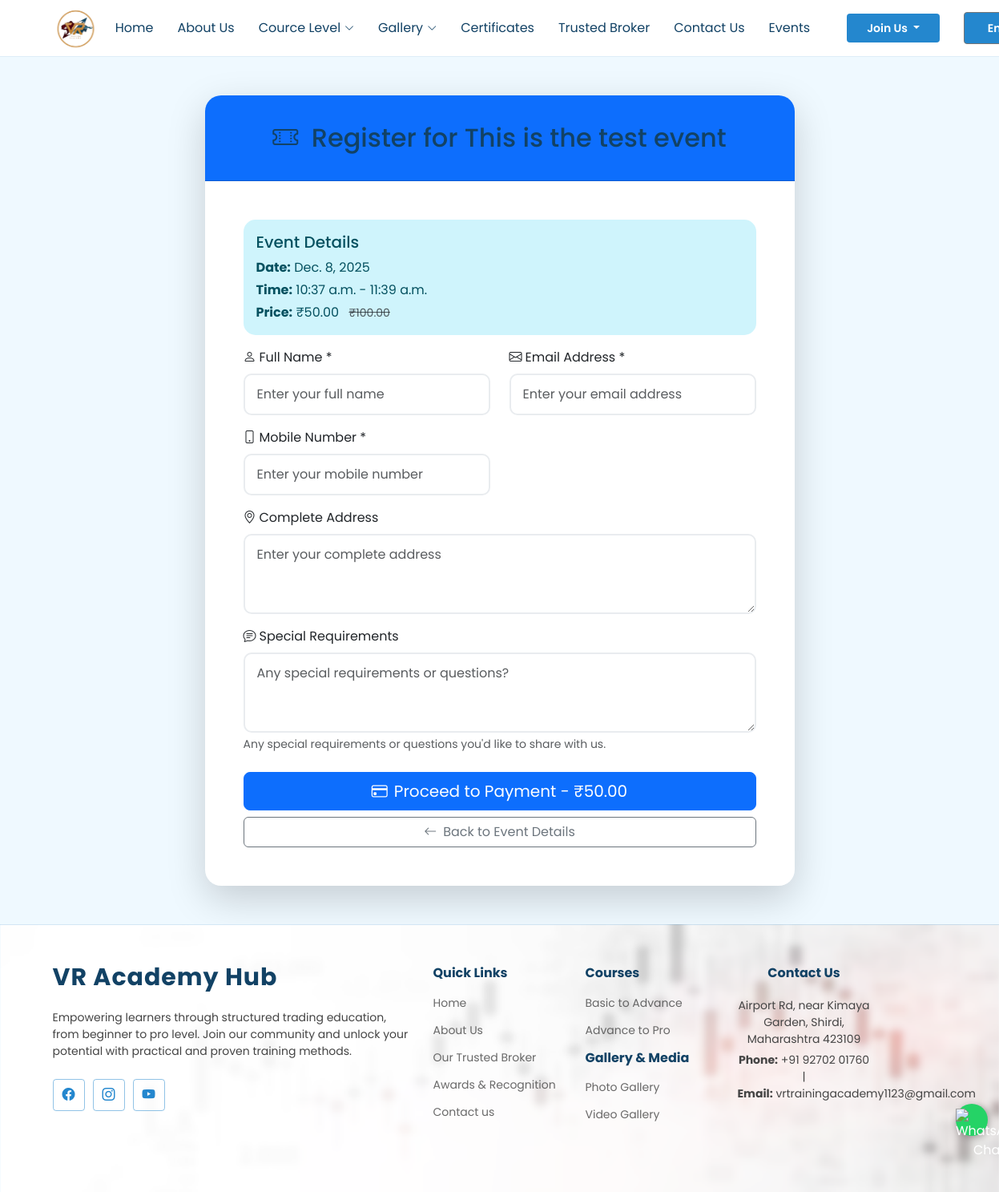
The app's page /en/event/3/register/ with its own data.
### AdminApp/models.py (models this page shows, shortened)
class Event(models.Model):
    EVENT_STATUS = [
        ('draft', 'Draft'),
        ('published', 'Published'),
        ('cancelled', 'Cancelled'),
        ('completed', 'Completed'),
    ]
    thumbnail = models.ImageField(
        upload_to="event_thumbnails/",
        blank=True,
        null=True,
        help_text="Upload event thumbnail image (Recommended size: 800x600 pixels)"
    )
    title = models.CharField(
        max_length=200,
        help_text="Enter the main title of the event"
    )
    subtitle = models.CharField(
        max_length=300,
        blank=True,
        null=True,
        help_text="Add an optional subtitle for the event"
    )
    description = models.TextField(
        blank=True,
        null=True,
        help_text="Write a detailed description of the event"
    )
    category = models.CharField(
        max_length=100,
        blank=True,
        null=True,
        help_text="Specify the category or type of event (e.g., Webinar, Workshop)"
    )
    tags = models.JSONField(
        default=list,
        blank=True,
        null=True,
        help_text="List of keywords related to the event (e.g., ['Technology', 'Education'])"
    )
    event_date = models.DateField(
        help_text="Select the event date"
    )
    event_start_time = models.TimeField(
        help_text="Enter the start time of the event"
    )
    event_end_time = models.TimeField(
        help_text="Enter the end time of the event"
    )
    timezone = models.CharField(
        max_length=50,
        default='IST',
        help_text="Specify the event timezone"
    )
    meeting_link = models.URLField(
        blank=True,
        null=True,
        help_text="Add meeting link if applicable (e.g., Zoom or Google Meet URL)"
    )
    meeting_id = models.CharField(
        max_length=100,
        blank=True,
        null=True,
        help_text="Enter meeting ID if required"
    )
    meeting_password = models.CharField(
        max_length=100,
        blank=True,
        null=True,
        help_text="Enter meeting password if required"
    )
    is_free = models.BooleanField(
        default=False,
        help_text="Check if the event is free to attend"
    )
    registration_strickthrough_fee = models.DecimalField(
        max_digits=10,
        decimal_places=2,
        blank=True,
        null=True,
        help_text="Enter original registration fee (for strikethrough display)"
    )
    registration_offer_fee = models.DecimalField(
        max_digits=10,
        decimal_places=2,
        default=0.00,
        help_text="Enter discounted or current registration fee"
    )
    status = models.CharField(
        max_length=20,
        choices=EVENT_STATUS,
        default='draft',
        help_text="Select current event status"
    )
    created_at = models.DateTimeField(
        auto_now_add=True,
        help_text="Automatically set when event is created"
    )
    updated_at = models.DateTimeField(
        auto_now=True,
        help_text="Automatically updates when event is modified"
    )
    published_at = models.DateTimeField(
        blank=True,
        null=True,
        help_text="Date and time when event was published"
    )

### WebApp/views.py (the view)
# urls.py: path('event/<int:event_id>/register/', event_registration, name='event_registration'),
def event_registration(request, event_id):
    event = get_object_or_404(Event, id=event_id, status='published')
    if request.method == 'POST':
        form = EventRegistrationForm(request.POST)
        if form.is_valid():
            try:
                registration = form.save(commit=False)
                registration.event = event
                if not registration.registration_id:
                    registration.registration_id = registration.generate_registration_id()
                if event.is_free:
                    registration.payment_status = 'success'
                    registration.save()
                    logger.info(f"Free registration created: {registration.registration_id}")
                    return redirect('registration_success', registration_id=registration.registration_id)
                else:
                    registration.save()
                    logger.info(f"Creating Razorpay order for registration: {registration.registration_id}")
                    order_data = {
                        'amount': event.current_price,  # amount in paisa
                        'currency': 'INR',
                        'receipt': str(registration.registration_id),  # Convert to string
                        'notes': {
                            'event_id': str(event.id),  # Convert to string
                            'registration_id': str(registration.registration_id),  # Convert to string
                        }
                    }
                    try:
                        order = client.order.create(data=order_data)
                        registration.razorpay_order_id = order['id']
                        registration.save()
                        logger.info(f"Razorpay order created: {order['id']}")
                        return render(request, 'payment.html', {
                            'event': event,
                            'registration': registration,
                            'order': order,
                            'razorpay_key_id': settings.RAZORPAY_KEY_ID,
                            'callback_url': request.build_absolute_uri('/payment/verify/'),
                        })
                    except Exception as e:
                        logger.error(f"Razorpay order creation failed: {str(e)}")
                        registration.payment_status = 'failed'
                        registration.save()
                        form.add_error(None, f'Payment initialization failed: {str(e)}')
            except Exception as e:
                logger.error(f"Registration creation failed: {str(e)}")
                form.add_error(None, f'Registration failed: {str(e)}')
    else:
        form = EventRegistrationForm()
    context = {
        'event': event,
        'form': form,
    }
    return render(request, 'event_registration.html', context)

### WebApp/templates/event_registration.html (shortened to what this page needs)
{% extends "website_base.html" %}
{% load static %}
{% block content %}
<div class="container py-5">
    <div class="row justify-content-center">
        <div class="col-lg-8">
            <div class="card shadow-lg border-0">
                <div class="card-header bg-primary text-white py-4">
                    <h2 class="mb-0 text-center">
                        <i class="bi bi-ticket-perforated me-2"></i>
                        Register for {{ event.title }}
                    </h2>
                </div>
                <div class="card-body p-5">
                    <div class="alert alert-info">
                        <h5 class="alert-heading">Event Details</h5>
                        <p class="mb-1"><strong>Date:</strong> {{ event.event_date }}</p>
                        <p class="mb-1"><strong>Time:</strong> {{ event.event_start_time }} - {{ event.event_end_time }}</p>
                        <p class="mb-0"><strong>Price:</strong>
                            {% if event.is_free %}
                                <span class="badge bg-success">FREE</span>
                            {% else %}
                                ₹{{ event.registration_offer_fee }}
                                {% if event.registration_strickthrough_fee %}
                                    <small class="text-muted text-decoration-line-through ms-2">
                                        ₹{{ event.registration_strickthrough_fee }}
                                    </small>
                                {% endif %}
                            {% endif %}
                        </p>
                    </div>
                    <form method="post" id="registrationForm">
                        <div class="row">
                            <div class="col-md-6 mb-3">
                                <label for="{{ form.full_name.id_for_label }}" class="form-label">
                                    <i class="bi bi-person me-1"></i>Full Name *
                                </label>
                                {{ form.full_name }}
                            </div>
                            <div class="col-md-6 mb-3">
                                <label for="{{ form.email.id_for_label }}" class="form-label">
                                    <i class="bi bi-envelope me-1"></i>Email Address *
                                </label>
                                {{ form.email }}
                            </div>
                        </div>
                        <div class="row">
                            <div class="col-md-6 mb-3">
                                <label for="{{ form.mobile_number.id_for_label }}" class="form-label">
                                    <i class="bi bi-phone me-1"></i>Mobile Number *
                                </label>
                                {{ form.mobile_number }}
                            </div>
                            <div class="col-12 mb-3">
                                <label for="{{ form.address.id_for_label }}" class="form-label">
                                    <i class="bi bi-geo-alt me-1"></i>Complete Address
                                </label>
                                {{ form.address }}
                            </div>
                        </div>
                        <div class="mb-4">
                            <label for="{{ form.special_requirements.id_for_label }}" class="form-label">
                                <i class="bi bi-chat-text me-1"></i>Special Requirements
                            </label>
                            {{ form.special_requirements }}
                            <div class="form-text">Any special requirements or questions you'd like to share with us.</div>
                        </div>
                        <div class="d-grid gap-2">
                            {% if event.is_free %}
                                <button type="submit" class="btn btn-success btn-lg">
                                    <i class="bi bi-check-circle me-2"></i>Register for Free
                                </button>
                            {% else %}
                                <button type="submit" class="btn btn-primary btn-lg">
                                    <i class="bi bi-credit-card me-2"></i>Proceed to Payment - ₹{{ event.registration_offer_fee }}
                                </button>
                            {% endif %}
                            <a href="{% url 'event_detail' event.id %}" class="btn btn-outline-secondary">
                                <i class="bi bi-arrow-left me-2"></i>Back to Event Details
                            </a>
                        </div>
                    </form>
                </div>
            </div>
        </div>
    </div>
</div>
{% endblock %}

### static/website/css/style.css (style rules this page uses)
* { font-family: 'Poppins', sans-serif !important; }
:root { --default-font: "Roboto", system-ui, -apple-system, "Segoe UI", Roboto, "Helvetica Neue", Arial, "Noto Sans", "Liberation Sans", sans-serif, "Apple Color Emoji", "Segoe UI Emoji", "Segoe UI Symbol", "Noto Color Emoji"; --heading-font: "Poppins", sans-serif; --nav-font: "Poppins", sans-serif; }
:root { --white: #fff; --background-color: #eff9ff; --default-color: #444444; --heading-color: #124265; --accent-color: #2487ce; --surface-color: #ffffff; --contrast-color: #ffffff; }
:root { --nav-color: #124265; --nav-hover-color: #2487ce; --nav-mobile-background-color: #ffffff; --nav-dropdown-background-color: #ffffff; --nav-dropdown-color: #124265; --nav-dropdown-hover-color: #2487ce; }
:root { scroll-behavior: smooth; }
body { color: var(--default-color); background-color: var(--background-color); font-family: var(--default-font); }
a { color: var(--accent-color); text-decoration: none; transition: 0.3s; }
h1, h2, h3, h4, h5, h6 { color: var(--heading-color); font-family: var(--heading-font); }

### WebApp/templates/website_base.html (style rules this page uses)
* { font-family: 'Poppins', sans-serif !important; }
h2,h1 { padding: 10px; }

### WebApp/templates/event_registration.html (style rules this page uses)
.form-control { border-radius: 10px; padding: 12px 15px; border: 2px solid #e9ecef; transition: all 0.3s ease; }
.card { border-radius: 20px; overflow: hidden; }
.alert { border-radius: 15px; border: none; }

### records on screen
Event: title "This is the test event", event_date "Dec. 8, 2025", event_start_time "10:37 a.m.", event_end_time "11:39 a.m.", registration_offer_fee "50.00", registration_strickthrough_fee "100.00"

### other values on screen
form field language "English"
